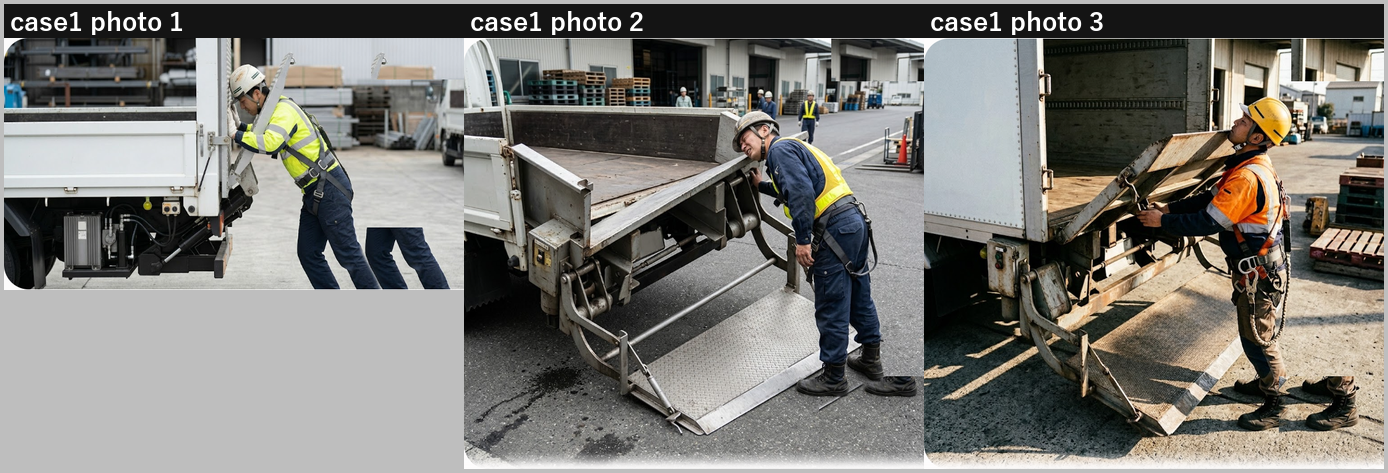
#> input picture v13photo/case1_sheet.png, 1388 x 473 px
$ python -i desparkle_v13.py   (imports and definitions only)
#> lines starting #> are read from the running program, lines starting #| are printed output that depends on the picture; after the words box and inside, x2 and y2 are one past the last pixel; in counts of white or black regions, pixels touching at a corner belong together
# -*- coding: utf-8 -*-
"""images/v13photo/case{N}/0{i}.png の右下スパークル除去→ v13photo_clean(非破壊)。"""
import os, glob, numpy as np
from PIL import Image, ImageFilter
BASE=r"C:\Users\kanet\20260522\safe1"
SRC=os.path.join(BASE,"images","v13photo"); DST=os.path.join(BASE,"images","v13photo_clean")
def clean(path,outpath):
#> called with path = 'v13photo/case1_sheet.png', outpath = 'out.png'
    im=Image.open(path).convert("RGB"); W,H=im.size; arr=np.asarray(im).astype(np.int16)
#> in clean, im is the input picture: PIL image 1388x473 RGB; mean R, G, B 122, 120.6, 115.8
#> after `W, H = im.size`: W = 1388; H = 473
    # 右下スパークル除去
    bw,bh,shift=min(170,W//4),min(150,H//4),min(110,W//6); x0,y0=W-bw,H-bh
#> after `bw, bh, shift = (min(170, W // 4), min(150, H // 4), min(110, W // 6))`: bw = 170; bh = 118; shift = 110
#> after `x0, y0 = (W - bw, H - bh)`: x0 = 1218; y0 = 355
    region=arr[y0:H,x0:W].copy(); src=arr[y0:H,x0-shift:W-shift].copy()
#> after `region = arr[y0:H, x0:W].copy()`:
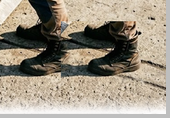
#> region: shape (118, 170, 3) int16; mean R, G, B 154.5, 145, 129.7
#> after `src = arr[y0:H, x0 - shift:W - shift].copy()`:
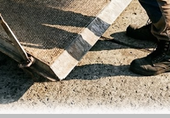
#> src: shape (118, 170, 3) int16; mean R, G, B 132.4, 125.4, 112.5
    diff=region.mean(axis=2)-src.mean(axis=2); mask=(diff>16)&(region.mean(axis=2)>120)
#> after `diff = region.mean(axis=2) - src.mean(axis=2)`:
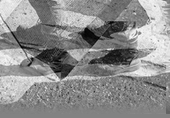
#> diff: shape (118, 170) float64; min -239.7, max 229.3, mean 19.6; drawn with min black and max white
#> after `mask = (diff > 16) & (region.mean(axis=2) > 120)`:
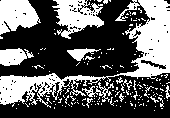
#> mask: shape (118, 170) bool; 37.9% white; 170 white regions (156 under 20 px), largest, box (x1, y1, x2, y2) and area: (0, 0, 170, 108) 3976, (52, 0, 104, 39) 1109, (0, 0, 41, 35) 1003
    if mask.sum()>0:
        m=Image.fromarray((mask*255).astype(np.uint8)).filter(ImageFilter.MaxFilter(5)).filter(ImageFilter.GaussianBlur(2.0))
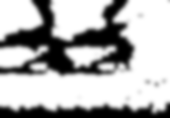
#> m: PIL image 170x118 L; min 0, max 255, mean 175.9
        ma=(np.asarray(m).astype(np.float32)/255.0)[...,None]
        arr[y0:H,x0:W]=(region*(1-ma)+src*ma).astype(np.uint8)
#> arr: shape (473, 1388, 3) int16; mean R, G, B 120.8, 119.5, 114.9
    # 右上のGemini操作アイコン(共有/コピー/DL)を左隣からクローンで隠す
    tw,th=min(150,W//4),min(70,H//6); tx0=W-tw; ts=min(160,W//5)
#> after `tw, th = (min(150, W // 4), min(70, H // 6))`: tw = 150; th = 70
#> after `tx0 = W - tw`: tx0 = 1238
#> after `ts = min(160, W // 5)`: ts = 160
    treg=arr[0:th,tx0:W].copy(); tsrc=arr[0:th,tx0-ts:W-ts].copy()
#> after `tsrc = arr[0:th, tx0 - ts:W - ts].copy()`:
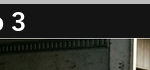
#> tsrc: shape (70, 150, 3) int16; mean R, G, B 49.6, 50.7, 46.4
    arr[0:th,tx0:W]=tsrc
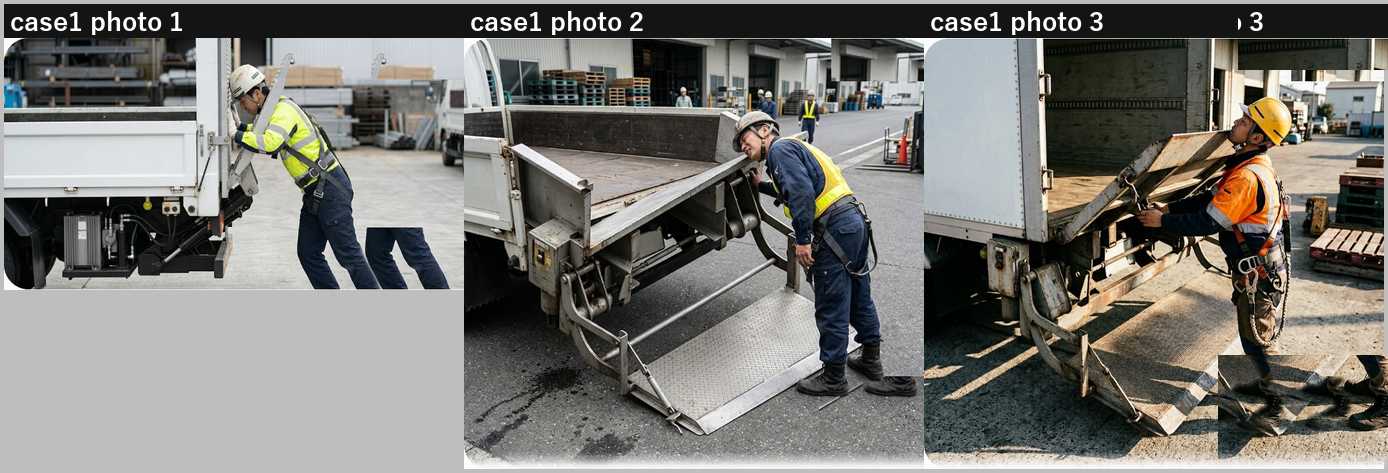
#> arr: shape (473, 1388, 3) int16; mean R, G, B 120.3, 119.1, 114.5
    Image.fromarray(arr.astype(np.uint8)).save(outpath)
n=0
# [5 lines not run here, left out]

>>> result = clean('v13photo/case1_sheet.png', 'out.png')

$ run again, on v13photo/case6_sheet.png
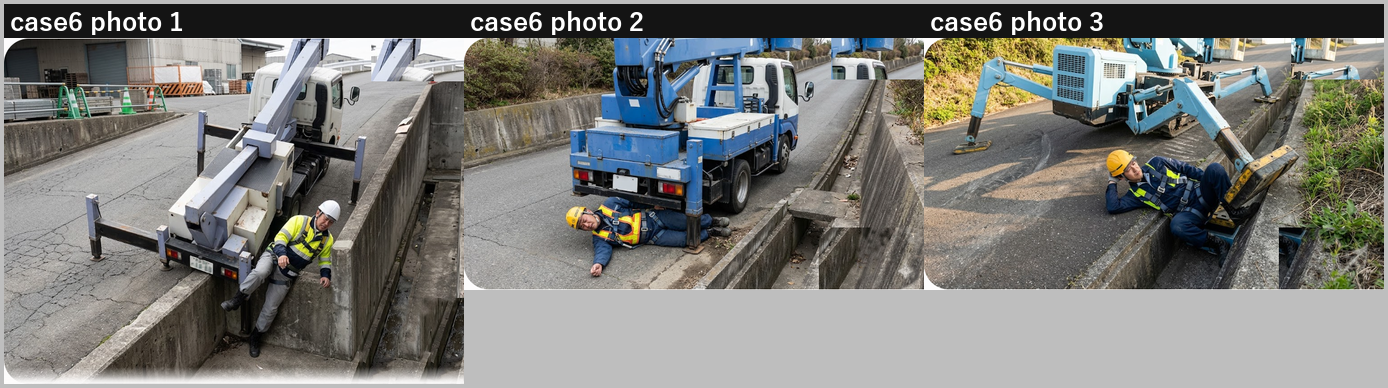
#> input picture v13photo/case6_sheet.png, 1388 x 388 px
#> in clean, im is the input picture: PIL image 1388x388 RGB; mean R, G, B 123.2, 123.4, 119.4
#> region: shape (97, 170, 3) int16; every value is 190
#> diff: shape (97, 170) float64; every value is 0
#> mask: shape (97, 170) bool; every value is 0
#> in clean, `tsrc = arr[0:th, tx0 - ts:W - ts].copy()`:
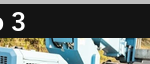
#> tsrc: shape (64, 150, 3) int16; mean R, G, B 88.7, 95.9, 93.1
#> in clean, `arr[0:th,tx0:W]=tsrc`:
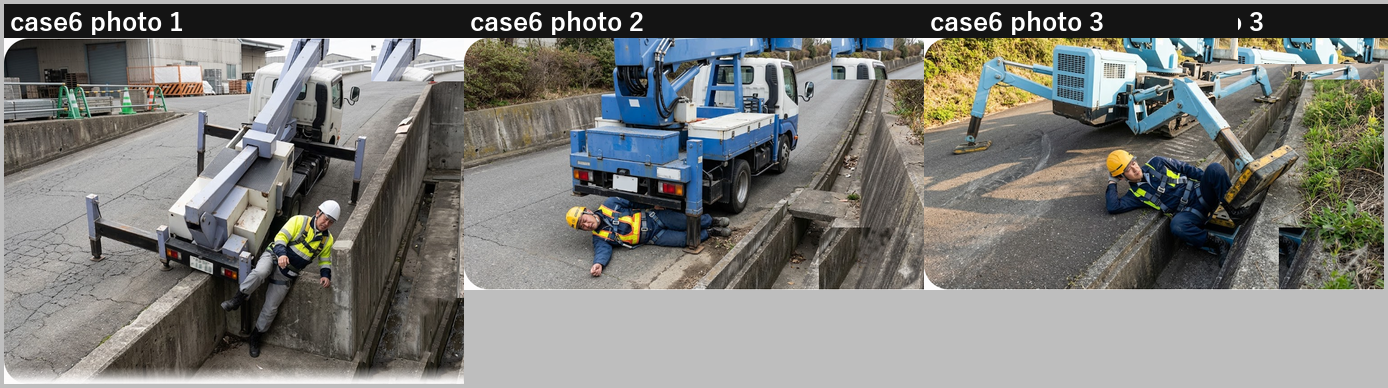
#> arr: shape (388, 1388, 3) int16; mean R, G, B 123.1, 123.4, 119.4
